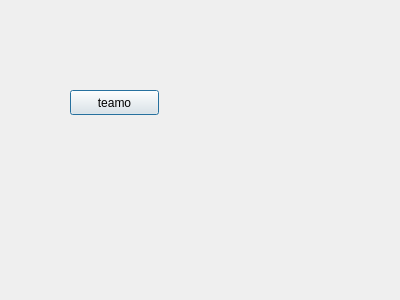
<?xml version="1.0" encoding="UTF-8"?>
<ui version="4.0">
 <class>Dialog</class>
 <widget class="QDialog" name="Dialog">
  <property name="geometry">
   <rect>
    <x>0</x>
    <y>0</y>
    <width>400</width>
    <height>300</height>
   </rect>
  </property>
  <property name="windowTitle">
   <string>Dialog</string>
  </property>
  <widget class="QPushButton" name="pushButton">
   <property name="geometry">
    <rect>
     <x>70</x>
     <y>90</y>
     <width>89</width>
     <height>25</height>
    </rect>
   </property>
   <property name="text">
    <string>teamo</string>
   </property>
  </widget>
 </widget>
 <resources/>
 <connections/>
</ui>
